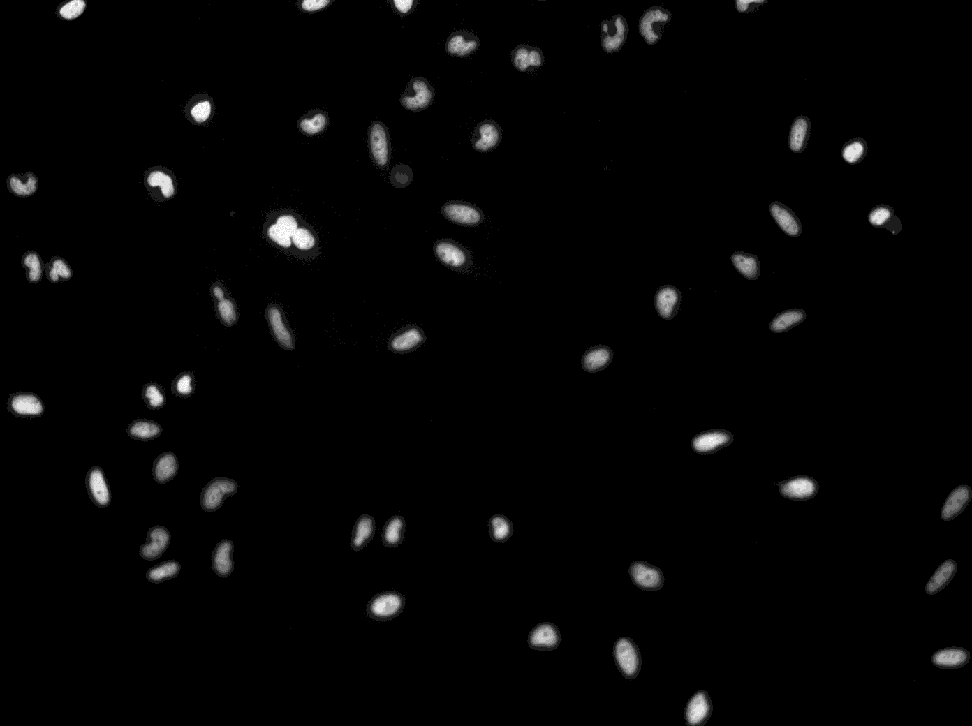
#> input picture test_data/input/test_input.tif, 972 x 726 px, shrunk from 1392 x 1040 before the run
$ jupyter execute segment_image.ipynb
#> lines starting #> are read from the running program, lines starting #| are printed output that depends on the picture; after the words box and inside, x2 and y2 are one past the last pixel; in counts of white or black regions, pixels touching at a corner belong together
# CALM Template
This is a simple example notebook that takes as input one single image and produces as output a thresholded version of that image.

We begin by importing the necessary modules...

[cell 1]
import matplotlib.pyplot as plt
from skimage import io, filters
from skimage.util import img_as_ubyte

Now we define the paths to the input and output files:

[cell 2]
input_path = './test_data/input/test_input.tif'  # Replace with the path to your TIF file
output_path = './test_data/output/test_output.png'  # Replace with the path to where you want to save the PNG file

Next we read the input image using scikit-image:

[cell 3]
image = io.imread(input_path, as_gray=True)
#> image is the input picture: shape (726, 972) uint16; min 629, max 2978, mean 754.2

We then calculate a grey-level threshold using Otsu's algorithm and generate a binary image:

[cell 4]
threshold = filters.threshold_otsu(image)
#> threshold = 1338
binary_image = image > threshold
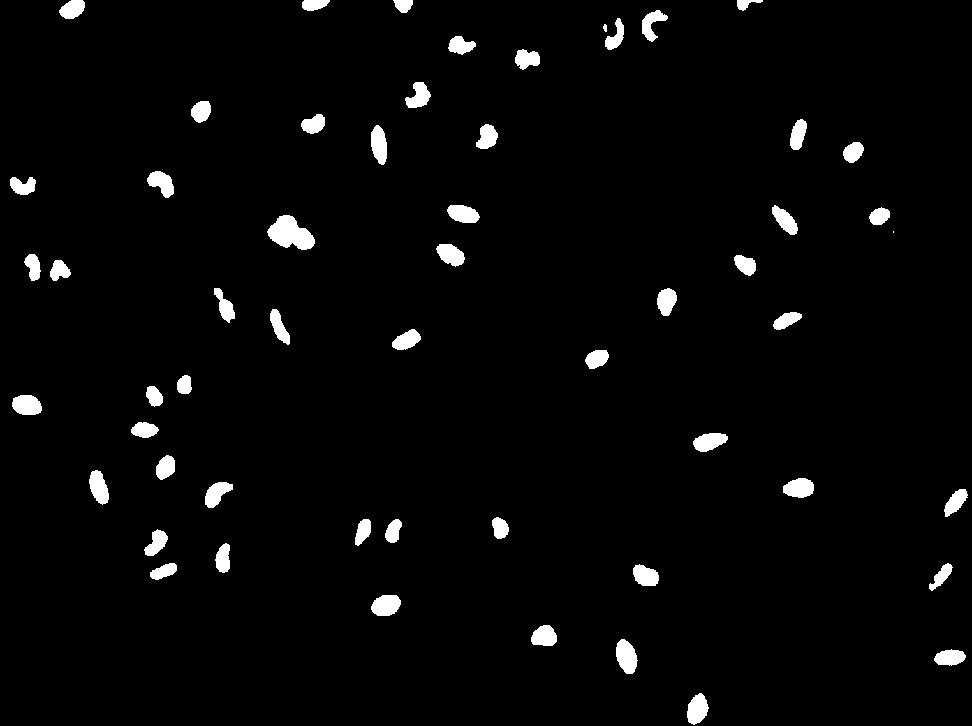
#> binary_image: shape (726, 972) bool; 2.9% white; 56 white regions (1 under 20 px), largest, box (x1, y1, x2, y2) and area: (267, 215, 315, 250) 1052, (616, 639, 638, 674) 548, (371, 595, 401, 616) 500

Now we display the original image alongside the binary image using matplotlib:

[cell 5]
# Display the original image
plt.figure(figsize=(12, 6))

plt.subplot(1, 2, 1)
plt.title('Original Image')
plt.imshow(image, cmap='gray')
plt.axis('off')

# Display the segmented image
plt.subplot(1, 2, 2)
plt.title('Segmented Image')
plt.imshow(binary_image, cmap='gray')
plt.axis('off')

plt.show()
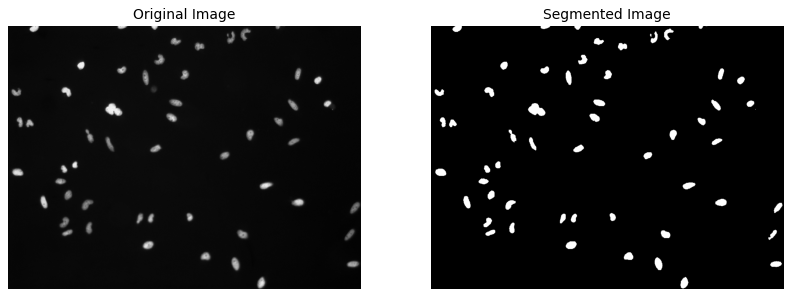
#> figure drawn by matplotlib, 2 panels

Finally, we save the binary image as a PNG:

[cell 6]
io.imsave(output_path, img_as_ubyte(binary_image))
